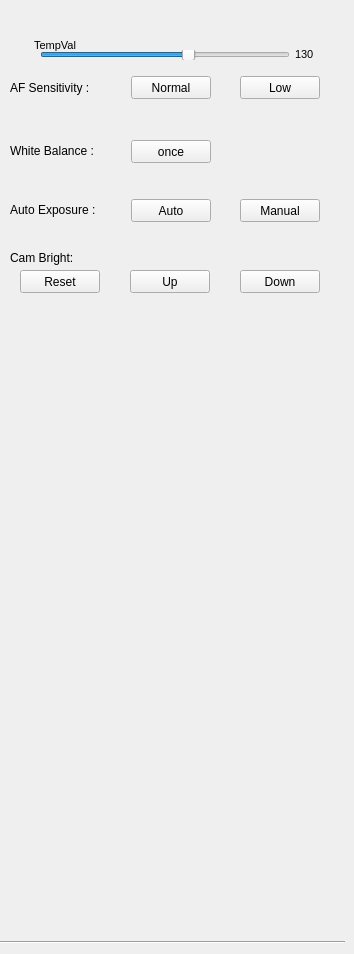
     <widget class="QWidget" name="Camera_tab">
      <attribute name="title">
       <string>Camera settings</string>
      </attribute>
      <widget class="QPushButton" name="AFSens_Norm_pushButton">
       <property name="geometry">
        <rect>
         <x>131</x>
         <y>76</y>
         <width>80</width>
         <height>23</height>
        </rect>
       </property>
       <property name="text">
        <string>Normal</string>
       </property>
      </widget>
      <widget class="QLabel" name="label_27">
       <property name="geometry">
        <rect>
         <x>10</x>
         <y>80</y>
         <width>91</width>
         <height>16</height>
        </rect>
       </property>
       <property name="text">
        <string>AF Sensitivity :</string>
       </property>
      </widget>
      <widget class="QPushButton" name="AFSens_Low_pushButton">
       <property name="geometry">
        <rect>
         <x>240</x>
         <y>76</y>
         <width>80</width>
         <height>23</height>
        </rect>
       </property>
       <property name="text">
        <string>Low</string>
       </property>
      </widget>
      <widget class="QPushButton" name="WhiteBal_Auto_pushButton">
       <property name="geometry">
        <rect>
         <x>131</x>
         <y>140</y>
         <width>80</width>
         <height>23</height>
        </rect>
       </property>
       <property name="text">
        <string>once</string>
       </property>
      </widget>
      <widget class="QLabel" name="label_29">
       <property name="geometry">
        <rect>
         <x>10</x>
         <y>143</y>
         <width>101</width>
         <height>16</height>
        </rect>
       </property>
       <property name="text">
        <string>White Balance :</string>
       </property>
      </widget>
      <widget class="QLabel" name="label_30">
       <property name="geometry">
        <rect>
         <x>10</x>
         <y>202</y>
         <width>101</width>
         <height>16</height>
        </rect>
       </property>
       <property name="text">
        <string>Auto Exposure :</string>
       </property>
      </widget>
      <widget class="QPushButton" name="AE_Auto_pushButton">
       <property name="geometry">
        <rect>
         <x>131</x>
         <y>199</y>
         <width>80</width>
         <height>23</height>
        </rect>
       </property>
       <property name="text">
        <string>Auto</string>
       </property>
      </widget>
      <widget class="QPushButton" name="AE_Manual_pushButton">
       <property name="geometry">
        <rect>
         <x>240</x>
         <y>199</y>
         <width>80</width>
         <height>23</height>
        </rect>
       </property>
       <property name="text">
        <string>Manual</string>
       </property>
      </widget>
      <widget class="QLabel" name="label_33">
       <property name="geometry">
        <rect>
         <x>10</x>
         <y>250</y>
         <width>71</width>
         <height>16</height>
        </rect>
       </property>
       <property name="text">
        <string>Cam Bright:</string>
       </property>
      </widget>
      <widget class="QPushButton" name="CamBright_Up_pushButton">
       <property name="geometry">
        <rect>
         <x>130</x>
         <y>270</y>
         <width>80</width>
         <height>23</height>
        </rect>
       </property>
       <property name="text">
        <string>Up</string>
       </property>
      </widget>
      <widget class="QPushButton" name="CamBright_Down_pushButton">
       <property name="geometry">
        <rect>
         <x>240</x>
         <y>270</y>
         <width>80</width>
         <height>23</height>
        </rect>
       </property>
       <property name="text">
        <string>Down</string>
       </property>
      </widget>
      <widget class="QPushButton" name="CamBright_Reset_pushButton">
       <property name="geometry">
        <rect>
         <x>20</x>
         <y>270</y>
         <width>80</width>
         <height>23</height>
        </rect>
       </property>
       <property name="text">
        <string>Reset</string>
       </property>
      </widget>
      <widget class="Line" name="line_35">
       <property name="geometry">
        <rect>
         <x>0</x>
         <y>940</y>
         <width>345</width>
         <height>5</height>
        </rect>
       </property>
       <property name="orientation">
        <enum>Qt::Horizontal</enum>
       </property>
      </widget>
      <widget class="QSlider" name="tempVal_SlideBar">
       <property name="enabled">
        <bool>true</bool>
       </property>
       <property name="geometry">
        <rect>
         <x>40</x>
         <y>50</y>
         <width>250</width>
         <height>10</height>
        </rect>
       </property>
       <property name="font">
        <font>
         <pointsize>8</pointsize>
         <strikeout>false</strikeout>
         <kerning>true</kerning>
        </font>
       </property>
       <property name="mouseTracking">
        <bool>true</bool>
       </property>
       <property name="toolTip">
        <string extracomment="this is toolTip Comment"/>
       </property>
       <property name="statusTip">
        <string extracomment="this is StatusTip Comment"/>
       </property>
       <property name="whatsThis">
        <string>extra area surrounding the target</string>
       </property>
       <property name="accessibleName">
        <string extracomment="This is Accessible Name Comment"/>
       </property>
       <property name="minimum">
        <number>0</number>
       </property>
       <property name="maximum">
        <number>500</number>
       </property>
       <property name="singleStep">
        <number>1</number>
       </property>
       <property name="pageStep">
        <number>1</number>
       </property>
       <property name="value">
        <number>300</number>
       </property>
       <property name="orientation">
        <enum>Qt::Horizontal</enum>
       </property>
      </widget>
      <widget class="QLabel" name="tempVal_Value">
       <property name="geometry">
        <rect>
         <x>295</x>
         <y>44</y>
         <width>31</width>
         <height>20</height>
        </rect>
       </property>
       <property name="font">
        <font>
         <pointsize>8</pointsize>
         <strikeout>false</strikeout>
         <kerning>true</kerning>
        </font>
       </property>
       <property name="text">
        <string>130</string>
       </property>
      </widget>
      <widget class="QLabel" name="nonImpt2">
       <property name="geometry">
        <rect>
         <x>34</x>
         <y>35</y>
         <width>101</width>
         <height>20</height>
        </rect>
       </property>
       <property name="font">
        <font>
         <pointsize>8</pointsize>
         <strikeout>false</strikeout>
         <kerning>true</kerning>
        </font>
       </property>
       <property name="whatsThis">
        <string>extra area surrounding the target</string>
       </property>
       <property name="text">
        <string>TempVal</string>
       </property>
      </widget>
     </widget>
